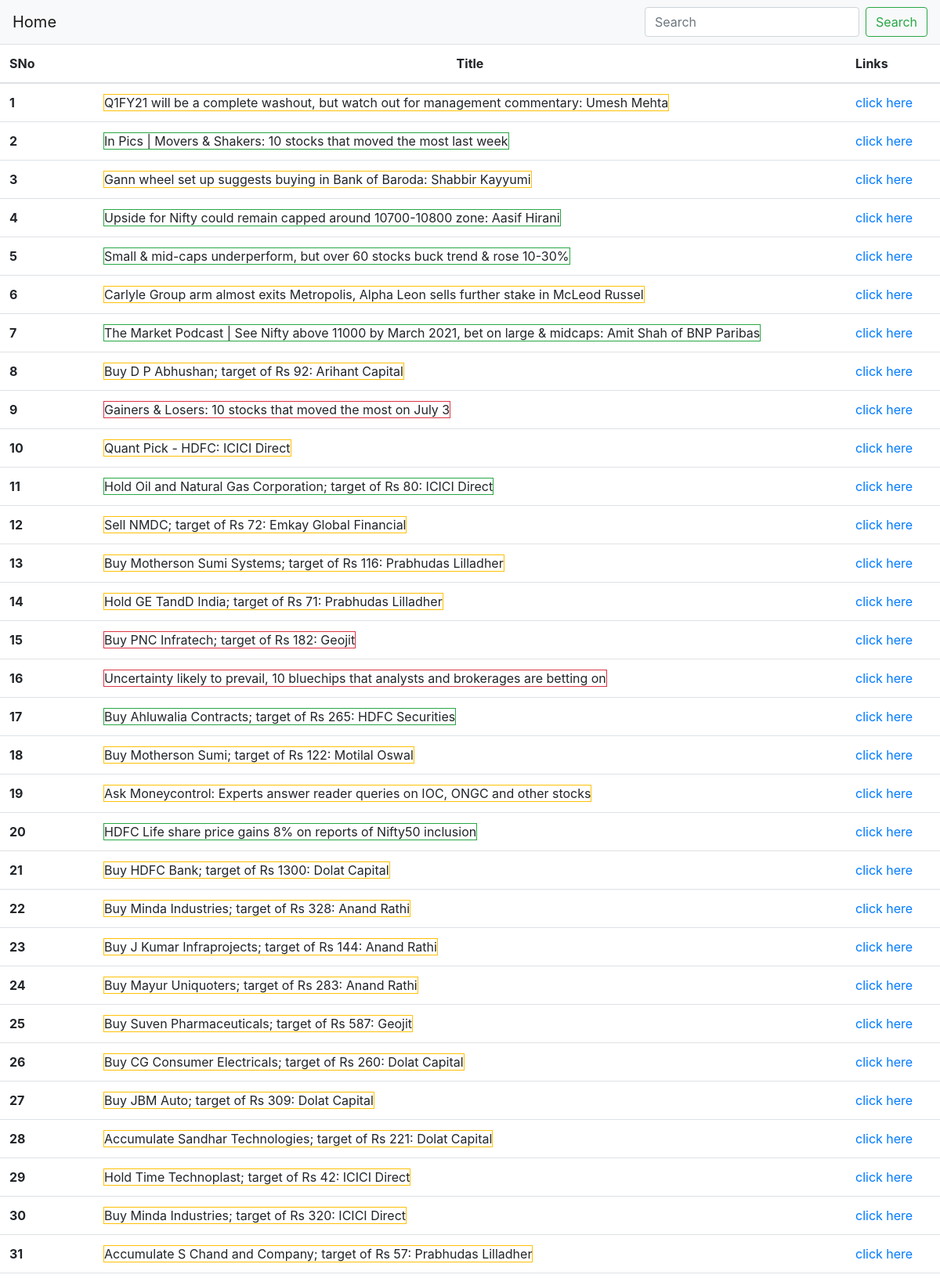
The page /moneycontrol/ (upper part) on the database its author committed.
### tables this page shows
CREATE TABLE News(
                    id INTEGER NOT NULL PRIMARY KEY AUTOINCREMENT UNIQUE,
                    title TEXT,
                    description TEXT,
                    sentiment TEXT,
                    link  TEXT
                );

### app.py (the view)
@app.route('/moneycontrol/')
def mnycntrl():
    db,cur=connect('moneycontrol')
    cur.execute("SELECT * FROM News")
    news=cur.fetchall()
    news=news[::-1]
    db.close()
    return render_template('money_control.html',data1=enumerate(news,start=1))

### app.py (called while the page is built)
def connect(dbname):
    try:
        db=sql.connect(f"{dbname}.db")
        cur=db.cursor()
        return db,cur
    except Exception as e:
        print("Error" ,e)
        exit(2)

### templates/money_control.html (shortened to what this page needs)
<!doctype html>
<html lang="en">
  <head>
    <link rel="stylesheet" href="https://maxcdn.bootstrapcdn.com/bootstrap/4.0.0/css/bootstrap.min.css">
  </head>
  <body>
    <nav class="navbar navbar-light bg-light justify-content-between">
        <a class="navbar-brand" href='/'>Home</a>
        <form class="form-inline" method='POST' action='/part_mncntrl_news/'>
          <input class="form-control mr-sm-2" name="search" type="search" placeholder="Search" aria-label="Search">
          <button class="btn btn-outline-success my-2 my-sm-0" type="submit">Search</button>
        </form>
      </nav>
    <table class="table table-hover" style="width:100%;float:left;">
      <thead>
        <tr>
          <th scope="col" style="width: 10%;">SNo</th>
          <th scope="col" style="text-align:center;">Title</th>
          <th scope="col" style="width: 10%;">Links</th>
        </tr>
      </thead>
      <tbody>
        {% for num,val in data1 %}
        <tr>
          <th scope="row">{{num}}</th>
          {% if val[3] == 'negative' %}
                <td><span class="border border-danger">{{val[1]}}</span></td>
          {% elif val[3] == 'netural' %}
                <td><span class="border border-warning">{{val[1]}}</span></td>
          {% else %}
                <td><span class="border border-success">{{val[1]}}</span></td>
          {% endif %}
        <td style="width: 10%;"><a href={{val[4]}}>click here</a></td>
        </tr>
        {% endfor %}
      </tbody>
    </table>
  </body>
</html>

### rows shown on the page
News: num "1", title "Q1FY21 will be a complete washout, but watch out for management commentary: Umesh Mehta"
News: num "2", title "In Pics | Movers & Shakers: 10 stocks that moved the most last week"
News: num "3", title "Gann wheel set up suggests buying in Bank of Baroda: Shabbir Kayyumi"
News: num "4", title "Upside for Nifty could remain capped around 10700-10800 zone: Aasif Hirani"
News: num "5", title "Small & mid-caps underperform, but over 60 stocks buck trend & rose 10-30%"
News: num "6", title "Carlyle Group arm almost exits Metropolis, Alpha Leon sells further stake in McLeod Russel"
News: num "7", title "The Market Podcast | See Nifty above 11000 by March 2021, bet on large & midcaps: Amit Shah of BNP Paribas"
News: num "8", title "Buy D P Abhushan; target of Rs 92: Arihant Capital"
News: num "9", title "Gainers & Losers: 10 stocks that moved the most on July 3"
News: num "10", title "Quant Pick - HDFC: ICICI Direct"
News: num "11", title "Hold Oil and Natural Gas Corporation; target of Rs 80: ICICI Direct"
News: num "12", title "Sell NMDC; target of Rs 72: Emkay Global Financial"
News: num "13", title "Buy Motherson Sumi Systems; target of Rs 116: Prabhudas Lilladher"
News: num "14", title "Hold GE TandD India; target of Rs 71: Prabhudas Lilladher"
News: num "15", title "Buy PNC Infratech; target of Rs 182: Geojit"
News: num "16", title "Uncertainty likely to prevail, 10 bluechips that analysts and brokerages are betting on"
News: num "17", title "Buy Ahluwalia Contracts; target of Rs 265: HDFC Securities"
News: num "18", title "Buy Motherson Sumi; target of Rs 122: Motilal Oswal"
News: num "19", title "Ask Moneycontrol: Experts answer reader queries on IOC, ONGC and other stocks"
News: num "20", title "HDFC Life share price gains 8% on reports of Nifty50 inclusion"
News: num "21", title "Buy HDFC Bank; target of Rs 1300: Dolat Capital"
News: num "22", title "Buy Minda Industries; target of Rs 328: Anand Rathi"
News: num "23", title "Buy J Kumar Infraprojects; target of Rs 144: Anand Rathi"
News: num "24", title "Buy Mayur Uniquoters; target of Rs 283: Anand Rathi"
News: num "25", title "Buy Suven Pharmaceuticals; target of Rs 587: Geojit"
News: num "26", title "Buy CG Consumer Electricals; target of Rs 260: Dolat Capital"
News: num "27", title "Buy JBM Auto; target of Rs 309: Dolat Capital"
News: num "28", title "Accumulate Sandhar Technologies; target of Rs 221: Dolat Capital"
News: num "29", title "Hold Time Technoplast; target of Rs 42: ICICI Direct"
News: num "30", title "Buy Minda Industries; target of Rs 320: ICICI Direct"
News: num "31", title "Accumulate S Chand and Company; target of Rs 57: Prabhudas Lilladher"
